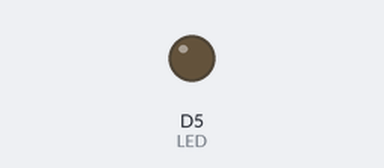
Bench run of a sketch on a simulated ESP8266 (NodeMCU). On the bench: output pins drawn as LEDs (lit = HIGH). WiFi joins after 1.5 s; servers stay silent unless stated; what the sketch prints to the serial monitor is not drawn.

Above: at 0.1 s.
At 1.6 s:
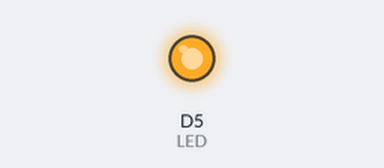
Timing chart, 0 to 3.1 s (numbered marks = the images above):
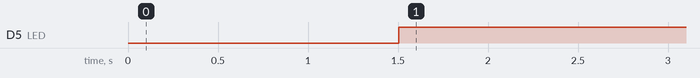

The sketch:

node_mcu_wifi_connect.ino
```cpp
#include <ESP8266WiFi.h>
int LED = D5;
void setup()
{
  pinMode(LED,OUTPUT);
  Serial.begin(115200);
  Serial.println();

  WiFi.begin("vipin","robotics1");

  Serial.print("Connecting");
  while (WiFi.status() != WL_CONNECTED)
  {
    delay(500);
    Serial.print(".");
  }
  Serial.println();

  Serial.print("Connected, IP address: ");
  Serial.println(WiFi.localIP());
}

void loop() {
  int str = WiFi.RSSI();
  Serial.println(str);
 if (str <= -30){
  digitalWrite(LED,HIGH);}
  else

  {
       digitalWrite(LED,LOW);
  }

  }
```

Measured:
- by itself, D5 (LED): LOW → HIGH at 1.5 s
